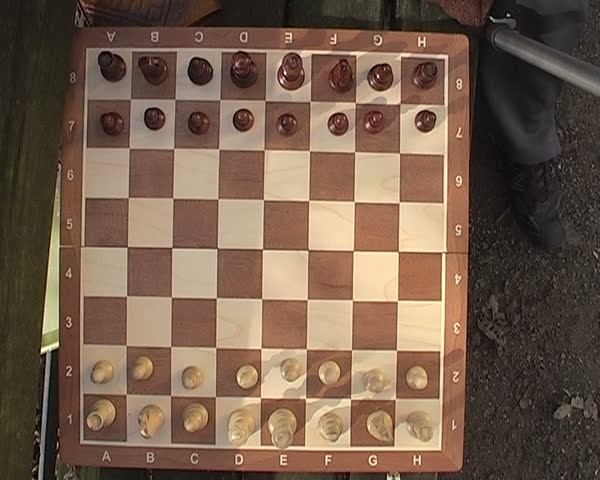
#> input picture input/1.jpg, 600 x 480 px
$ python contour_detect.py input/1.jpg   (older library calls are emulated)
#> lines starting #> are read from the running program, lines starting #| are printed output that depends on the picture; after the words box and inside, x2 and y2 are one past the last pixel; in counts of white or black regions, pixels touching at a corner belong together
from __future__ import print_function
import cv2
import PIL.Image
import numpy as np
import scipy.stats
import sys
import itertools
from line_intersection import *
np.set_printoptions(suppress=True, precision=2)

def scaleImageIfNeeded(img, max_width=1024, max_height=1024):
  """Scale image down to max_width / max_height keeping aspect ratio if needed. Do nothing otherwise."""
  # Input and Output is a numpy array
  img = PIL.Image.fromarray(img)
  img_width, img_height = img.size
  # print("Image size %dx%d" % (img_width, img_height))
  aspect_ratio = min(float(max_width)/img_width, float(max_height)/img_height)
  if aspect_ratio < 1.0:
    new_width, new_height = ((np.array(img.size) * aspect_ratio)).astype(int)
    # print(" Resizing to %dx%d" % (new_width, new_height))
    return np.array(img.resize((new_width,new_height)))
  return np.array(img)

def getAngle(a,b,c):
  # Get angle given 3 side lengths, in degrees
  k = (a*a+b*b-c*c) / (2*a*b)
  # Handle floating point errors
  if (k < -1):
    k=-1
  elif k > 1:
    k=1
  return np.arccos(k) * 180.0 / np.pi

# [86 lines left out: functions angleCloseDeg, getSegmentThetaRho, getTwoLineSegmentIntersection, chooseRandomGoodQuad, chooseRandomQuad, getSegmentTheta, not called in this run]

def is_square(cnt, eps=3.0, xratio_thresh = 0.5):
  # 4x2 array, rows are each point, columns are x and y
  center = cnt.sum(axis=0)/4

  # Side lengths of rectangular contour
  dd0 = np.sqrt(((cnt[0,:] - cnt[1,:])**2).sum())
  dd1 = np.sqrt(((cnt[1,:] - cnt[2,:])**2).sum())
  dd2 = np.sqrt(((cnt[2,:] - cnt[3,:])**2).sum())
  dd3 = np.sqrt(((cnt[3,:] - cnt[0,:])**2).sum())

  # diagonal ratio
  xa = np.sqrt(((cnt[0,:] - cnt[2,:])**2).sum())
  xb = np.sqrt(((cnt[1,:] - cnt[3,:])**2).sum())
  xratio = xa/xb if xa < xb else xb/xa

  # Check whether all points part of convex hull
  # ie. not this http://i.stack.imgur.com/I6yJY.png
  # all corner angles, angles are less than 180 deg, so not necessarily internal angles
  ta = getAngle(dd3, dd0, xb)
  tb = getAngle(dd0, dd1, xa)
  tc = getAngle(dd1, dd2, xb)
  td = getAngle(dd2, dd3, xa)
  angle_sum = np.round(ta+tb+tc+td)

  is_convex = angle_sum == 360

  angles = np.array([ta,tb,tc,td])
  good_angles = np.all((angles > 40) & (angles < 140))


  # side ratios
  dda = dd0 / dd1
  if dda < 1:
    dda = 1. / dda
  ddb = dd1 / dd2
  if ddb < 1:
    ddb = 1. / ddb
  ddc = dd2 / dd3
  if ddc < 1:
    ddc = 1. / ddc
  ddd = dd3 / dd0
  if ddd < 1:
    ddd = 1. / ddd
  side_ratios = np.array([dda,ddb,ddc,ddd])
  good_side_ratios = np.all(side_ratios < eps)

  # Return whether side ratios within certain ratio < epsilon
  return (
    # abs(1.0 - dda) < eps and
    # abs(1.0 - ddb) < eps and
    # xratio > xratio_thresh and
    # good_side_ratios and
    # is_convex and
    good_angles)

# [54 lines left out: functions minimum_distance2, getMinLineAngleDistance, getBestCorners, not called in this run]

def simplifyContours(contours):
  for i in range(len(contours)):
    # Approximate contour and update in place
    contours[i] = cv2.approxPolyDP(contours[i],0.04*cv2.arcLength(contours[i],True),True)

def pruneContours(contours):
  new_contours = []
  for i in range(len(contours)):
    cnt = contours[i]
    # Only contours that fill an area of at least 8x8 pixels
    if cv2.contourArea(cnt) < 8*8:
      continue
    # Only rectangular contours allowed
    if len(cnt) != 4:
      continue

    if not is_square(cnt):
      continue

    new_contours.append(cnt)
  new_contours = np.array(new_contours)
  if len(new_contours) == 0:
    return new_contours, None

  norm_contours = new_contours[:,:,0,:] - new_contours[:,[0],0,:]
  median_contour = np.median(norm_contours, axis=0).astype(int)
  diff = np.sqrt(np.sum((norm_contours - median_contour)**2,axis=2))

  new_contours = new_contours[np.all(diff < 60, axis=1)]

  return np.array(new_contours), median_contour

# [10 lines left out: function getSquareSides, not called in this run]


from time import time
def calculateMask(mask_shape, contours, iters=10):
  a = time()
  sum_mask = np.zeros(mask_shape, dtype=int)
  tmp_mask = np.zeros(mask_shape, dtype=int)
  for i, cnt in enumerate(contours):
    for i in np.linspace(5,23,iters):
    # for i in [3,5,7,9,11,13,15]:
      # Calculate oversized tile mask and add to sum
      # big_cnt = (cnt.mean(axis=0) + (cnt-cnt.mean(axis=0))*i).astype(int)
      cnt_center = cnt.mean(axis=0)
      big_cnt = (cnt*i + cnt_center*(1-i)).astype(int)
      tmp_mask[:] = 0 # Reset
      cv2.drawContours(tmp_mask,[big_cnt],0,1,-1) # Fill mask with 1's inside contour
      sum_mask += tmp_mask

  # Normalize mask to 0-1 range
  sum_mask = sum_mask.astype(float) / sum_mask.max()
  # print("Mask calc took %.4f seconds." % (time() - a))
  return sum_mask

def getContourThetas(contours):
  thetas = []
  for cnt in contours:
    cnt = cnt[:,0,:]
    if cnt[0,0] < cnt[1,0]:
      side0 = np.hstack([cnt[1,:],cnt[0,:]])
    else:
      side0 = np.hstack([cnt[0,:],cnt[1,:]])
    if cnt[1,0] < cnt[2,0]:
      side1 = np.hstack([cnt[2,:],cnt[1,:]])
    else:
      side1 = np.hstack([cnt[1,:],cnt[2,:]])
    if cnt[2,0] < cnt[3,0]:
      side2 = np.hstack([cnt[3,:],cnt[2,:]])
    else:
      side2 = np.hstack([cnt[2,:],cnt[3,:]])
    if cnt[3,0] < cnt[0,0]:
      side3 = np.hstack([cnt[0,:],cnt[3,:]])
    else:
      side3 = np.hstack([cnt[3,:],cnt[0,:]])
    theta0 = getSegmentTheta(side0)
    theta1 = getSegmentTheta(side1)
    theta2 = getSegmentTheta(side2)
    theta3 = getSegmentTheta(side3)
    thetas.extend([theta0,theta1,theta2,theta3])
  return np.array(thetas)

def getEstimatedChessboardMask(img, edges, iters=10):
  # Morphological Gradient to get internal squares of canny edges.
  kernel = cv2.getStructuringElement(cv2.MORPH_ELLIPSE,(3,3))
  edges_gradient = cv2.morphologyEx(edges, cv2.MORPH_GRADIENT, kernel)

  _, contours, hierarchy = cv2.findContours(edges_gradient, cv2.RETR_CCOMP, cv2.CHAIN_APPROX_SIMPLE)
  # Approximate polygons of contours
  simplifyContours(contours)

  if len(contours) == 0:
    return np.ones(img.shape[:2], dtype=float), None, None, None

  # Prune contours to rectangular ones
  contours, median_contour = pruneContours(contours)

  if len(contours) == 0 or median_contour is None:
    return np.ones(img.shape[:2], dtype=float), None, None, None

  thetas = getContourThetas(contours)

  top_two_angles = calculateKDE(thetas)

  mask = calculateMask(edges_gradient.shape, contours, iters)

  min_area_rect = getMinAreaRect(mask)

  return mask, top_two_angles, min_area_rect, median_contour


def calculateKDE(thetas):
  thetas *= 180/np.pi
  thetas[thetas<0] += 180

  kde_func = scipy.stats.gaussian_kde(thetas)
  positions = np.linspace(-40,180+40,360)
  kde_res = kde_func(positions)

  left_half = np.diff(kde_res)
  right_half = np.diff(kde_res[::-1])

  f = kde_res.copy()
  f[1:][left_half<0] = 0
  f[:-1][right_half[::-1]<0] = 0

  peak_indices = np.argwhere(f).flatten()
  peak_angles = positions[peak_indices]

  order = np.argsort(kde_res[peak_indices])[::-1] # strongest to weakest peaks

  return peak_angles[order[:2]] # top two strongest angles in degrees

# [28 lines of commented-out code are left out]

# [10 lines left out: function getHoughLines, not called in this run]

def getSegmentTheta(line):
  x1,y1,x2,y2 = line
  theta = np.math.atan2(y2-y1, x2-x1)
  return theta

# [174 lines left out: functions parseHoughLines, getMinLineAngleDistance, getMinLineAngleDistanceDeg, plotHoughLines, getMinAreaRect, drawMinAreaRect and 3 more, not called in this run]


def main(filenames):
  for filename in filenames:
    img = cv2.imread(filename)
#> img is the input picture: shape (480, 600, 3); mean B, G, R 76.6, 93.5, 116.4
    img = scaleImageIfNeeded(img, 600, 480)

    # Edges
    edges = cv2.Canny(img, 100, 550)
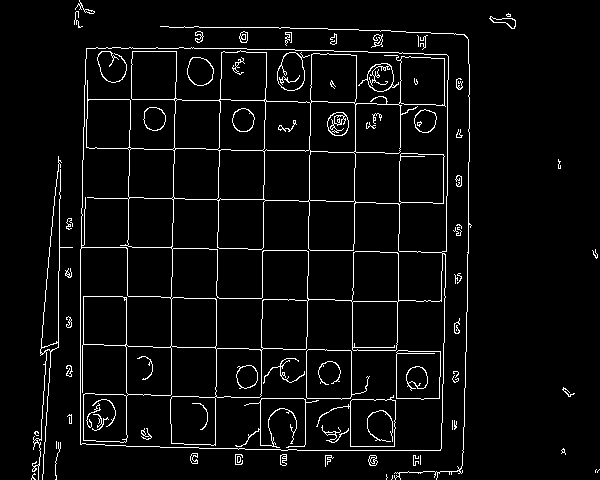
#> edges: shape (480, 600); 4.6% white in thin lines or dots
    mask, _, _, _ = getEstimatedChessboardMask(img, edges, iters=10)
#> in getEstimatedChessboardMask, `edges_gradient = cv2.morphologyEx(edges, cv2.MORPH_GRADIENT, kernel)`:
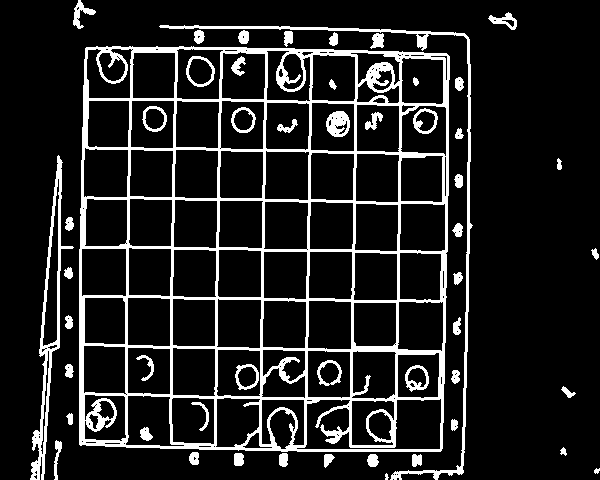
#> edges_gradient: shape (480, 600); 12.9% white; 52 white regions (1 under 20 px)
#> in getEstimatedChessboardMask, `_, contours, hierarchy = cv2.findContours(edges_gradient, cv2.RETR_CCO..`: contours = 240 contours, 92 with area under 20; largest, box (x1, y1, x2, y2) and area: (79, 46, 450, 452) 146418, (296, 398, 442, 450) 4186, (30, 155, 74, 480) 3281, (397, 301, 444, 352) 2173, (176, 48, 224, 100) 2154
#> after the loop in simplifyContours, `for i in range(len(contours)):`: contours = 240 contours, 102 with area under 20; largest, box (x1, y1, x2, y2) and area: (79, 47, 450, 452) 143416, (160, 25, 469, 480) 15953, (296, 399, 442, 450) 4504, (176, 49, 224, 100) 2138, (126, 396, 185, 446) 2122
#> the loop in pruneContours, `for i in range(len(contours)):` made 240 passes
#> cnt on passes 11, 13, 15: [[56, 440], [54, 479], [61, 448]], [[144, 430], [145, 429], [146, 430], [145, 431]], [[454, 426], [455, 425], [456, 426], [455, 427]]
#> after the loop in pruneContours, `for i in range(len(contours)):`: new_contours = 58 contours; largest, box (x1, y1, x2, y2) and area: (79, 47, 450, 452) 143416, (176, 49, 224, 100) 2138, (397, 301, 444, 352) 2116, (81, 248, 127, 297) 2069, (216, 298, 262, 349) 2068
#> in pruneContours, `median_contour = np.median(norm_contours, axis=0).astype(int)`: median_contour = [[0, 0], [42, 2], [40, 48], [-2, 46]]
#> in pruneContours, `diff = np.sqrt(np.sum((norm_contours - median_contour)**2,axis=2))`: diff = 58 rows, first 6: [0, 49.01, 57.8, 43.29], [0, 43.93, 49.52, 45.12], [0, 49, 57.63, 40.2], [0, 398, 474.7, 366.9], [0, 28.46, 35.9, 29.41], [0, 1, 1, 2.24]
#> in getEstimatedChessboardMask, `contours, median_contour = pruneContours(contours)`: median_contour = [[0, 0], [42, 2], [40, 48], [-2, 46]]
#> the loop in getContourThetas, `for cnt in contours:` made 54 passes
#> (cnt, side0, side1) on passes 11, 18: ([[353, 303], [395, 302], [396, 342], [356, 346]], [395, 302, 353, 303], [396, 342, 395, 302]), ([[85, 297], [123, 298], [124, 344], [84, 342]], [123, 298, 85, 297], [124, 344, 123, 298])
#> the loop in calculateMask, `for i, cnt in enumerate(contours):` made 1 pass
#> cnt on pass 1: [[331, 454], [324, 455], [325, 467], [334, 457]]

    img_masked_full = cv2.bitwise_and(img,img,mask = (mask > 0.5).astype(np.uint8))
    img_masked = cv2.addWeighted(img,0.2,img_masked_full,0.8,0)
    edges_masked = cv2.bitwise_and(edges,edges,mask = (mask > 0.5).astype(np.uint8))

    cv2.imshow('img %s' % filename,img_masked)
    cv2.imshow('edges %s' % filename, edges_masked)
    cv2.imshow('mask %s' % filename, mask)


  cv2.waitKey(0)
  cv2.destroyAllWindows()

if __name__ == '__main__':
  if len(sys.argv) > 1:
    filenames = sys.argv[1:]
  else:
    # filenames = ['input/1.jpg']
    filenames = ['input2/18.jpg']
  print("Loading", filenames)
#> (the run stopped early here; a loop or call above may not have finished)

$ run again, with input/10.jpg copied over input/1.jpg
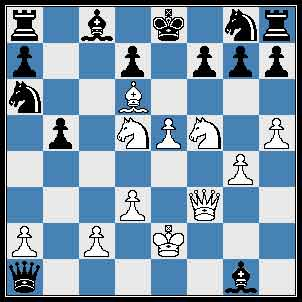
#> input picture input/10.jpg, 302 x 302 px
#> in main, img is the input picture: shape (302, 302, 3); mean B, G, R 173.4, 152.8, 127.7
#> in main, `edges = cv2.Canny(img, 100, 550)`:
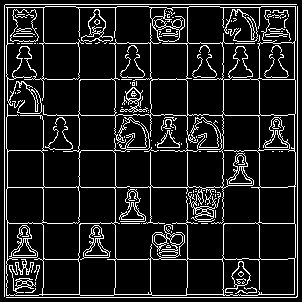
#> edges: shape (302, 302); 12.2% white in thin lines or dots
#> in getEstimatedChessboardMask, `edges_gradient = cv2.morphologyEx(edges, cv2.MORPH_GRADIENT, kernel)`:
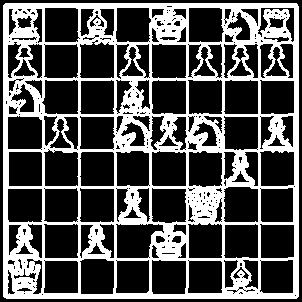
#> edges_gradient: shape (302, 302); 33% white; 1 white region
#> in getEstimatedChessboardMask, `_, contours, hierarchy = cv2.findContours(edges_gradient, cv2.RETR_CCO..`: contours = 384 contours, 246 with area under 20; largest, box (x1, y1, x2, y2) and area: (3, 3, 299, 299) 87015, (115, 223, 165, 259) 1270, (151, 150, 187, 187) 1212, (223, 186, 259, 223) 1212, (79, 258, 115, 295) 1196
#> after the loop in simplifyContours, `for i in range(len(contours)):`: contours = 384 contours, 253 with area under 20; largest, box (x1, y1, x2, y2) and area: (3, 3, 298, 299) 85851, (116, 223, 164, 259) 1318, (259, 151, 295, 187) 1124, (43, 223, 79, 259) 1124, (151, 151, 187, 187) 1124
#> the loop in pruneContours, `for i in range(len(contours)):` made 384 passes
#> cnt on passes 2 to 4: [[294, 295], [295, 294], [296, 295], [295, 296]], [[41, 294], [42, 293], [43, 294], [42, 295]], [[256, 293], [257, 292], [258, 293], [257, 294]]
#> after the loop in pruneContours, `for i in range(len(contours)):`: new_contours = 50 contours; largest, box (x1, y1, x2, y2) and area: (3, 3, 298, 299) 85851, (116, 223, 164, 259) 1318, (259, 151, 295, 187) 1124, (43, 223, 79, 259) 1124, (151, 151, 187, 187) 1124
#> in pruneContours, `median_contour = np.median(norm_contours, axis=0).astype(int)`: median_contour = [[0, 0], [32, 0], [33, 33], [0, 33]]
#> diff = 50 rows, first 6: [0, 295, 367.7, 293.7], [0, 1, 2.24, 1], [0, 1, 2.24, 1], [0, 45.28, 65, 44.55], [0, 2, 1, 2.24], [0, 43.84, 65.01, 44.55]
#> in getEstimatedChessboardMask, `contours, median_contour = pruneContours(contours)`: median_contour = [[0, 0], [32, 0], [33, 33], [0, 33]]
#> the loop in getContourThetas, `for cnt in contours:` made 41 passes
#> (cnt, side0, side1) on passes 1, 2, 5: ([[188, 261], [220, 260], [222, 292], [188, 293]], [220, 260, 188, 261], [222, 292, 220, 260]), ([[44, 261], [76, 260], [78, 292], [44, 293]], [76, 260, 44, 261], [78, 292, 76, 260]), ([[259, 224], [293, 224], [294, 256], [261, 258]], [293, 224, 259, 224], [294, 256, 293, 224])
#> the loop in calculateMask, `for i, cnt in enumerate(contours):` made 1 pass
#> cnt on pass 1: [[188, 261], [220, 260], [222, 292], [188, 293]]

$ run again, with input/11.jpg copied over input/1.jpg
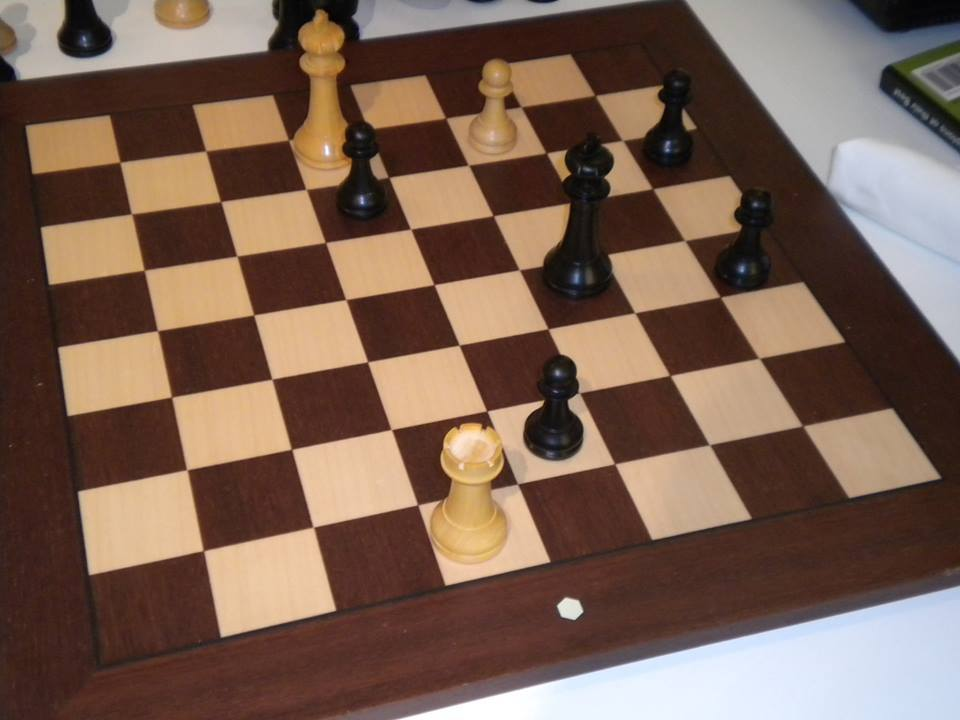
#> input picture input/11.jpg, 960 x 720 px
#> in main, img is the input picture: shape (720, 960, 3); mean B, G, R 82.3, 96.5, 122
#> in main, `edges = cv2.Canny(img, 100, 550)`:
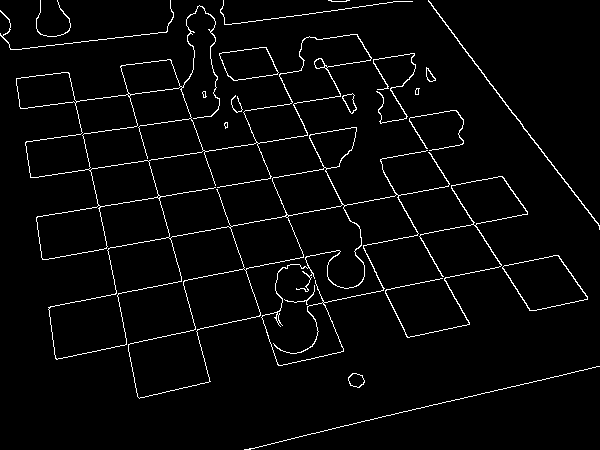
#> edges: shape (450, 600); 3.2% white in thin lines or dots
#> in getEstimatedChessboardMask, `edges_gradient = cv2.morphologyEx(edges, cv2.MORPH_GRADIENT, kernel)`:
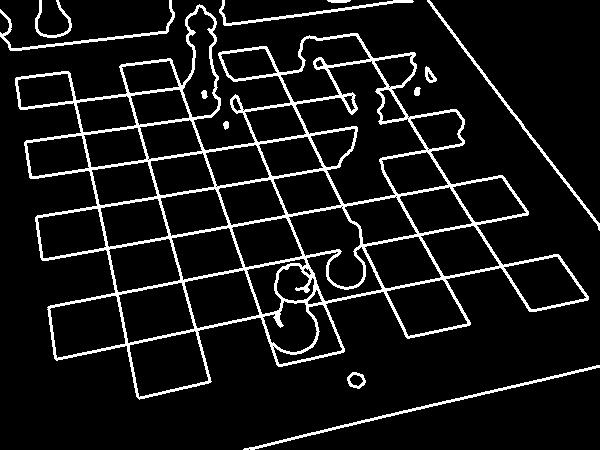
#> edges_gradient: shape (450, 600); 8.7% white; 12 white regions
#> in getEstimatedChessboardMask, `_, contours, hierarchy = cv2.findContours(edges_gradient, cv2.RETR_CCO..`: contours = 75 contours, 10 with area under 20; largest, box (x1, y1, x2, y2) and area: (15, 4, 589, 400) 114397, (295, 60, 427, 205) 7916, (129, 330, 209, 398) 3687, (49, 295, 126, 359) 3496, (288, 206, 364, 288) 3426
#> the loop in simplifyContours, `for i in range(len(contours)):` made 75 passes
#> after the loop in simplifyContours, `for i in range(len(contours)):`: contours = 75 contours, 13 with area under 20; largest, box (x1, y1, x2, y2) and area: (15, 52, 589, 400) 129803, (295, 60, 427, 205) 6984, (129, 330, 209, 398) 3609, (49, 295, 126, 359) 3380, (118, 282, 195, 344) 3192
#> the loop in pruneContours, `for i in range(len(contours)):` made 75 passes
#> (cnt, center in is_square, dd0 in is_square, dd1 in is_square, dd2 in is_square, dd3 in is_square, xa in is_square, xb in is_square) on passes 9, 11, 14, 15: ([[15, 78], [139, 399], [588, 299], [414, 52]], [[289, 207]], 344.1, 460, 302.1, 399.8, 614.1, 442.8), ([[194, 330], [208, 380], [139, 397], [129, 345]], [[167.5, 363]], 51.92, 71.06, 52.95, 66.71, 86.68, 86.41), ([[115, 295], [125, 343], [57, 358], [49, 309]], [[86.5, 326.2]], 49.03, 69.63, 49.65, 67.47, 85.63, 83.26), ([[316, 289], [322, 301], [308, 304], [307, 301]], [[313.2, 298.8]], 13.42, 14.32, 3.16, 15, 17, 15)
#> the loop in getContourThetas, `for cnt in contours:` made 37 passes
#> cnt on passes 1 to 8: [[194, 330], [208, 380], [139, 397], [129, 345]], [[115, 295], [125, 343], [57, 358], [49, 309]], [[316, 289], [322, 301], [308, 304], [307, 301]], [[181, 282], [194, 328], [128, 343], [118, 295]], [[442, 279], [467, 323], [408, 336], [386, 291]], [[243, 269], [259, 314], [197, 328], [184, 282]], [[557, 256], [586, 297], [531, 309], [503, 267]], [[168, 238], [180, 279], [118, 292], [108, 250]]
#> the loop in calculateMask, `for i, cnt in enumerate(contours):` made 1 pass
